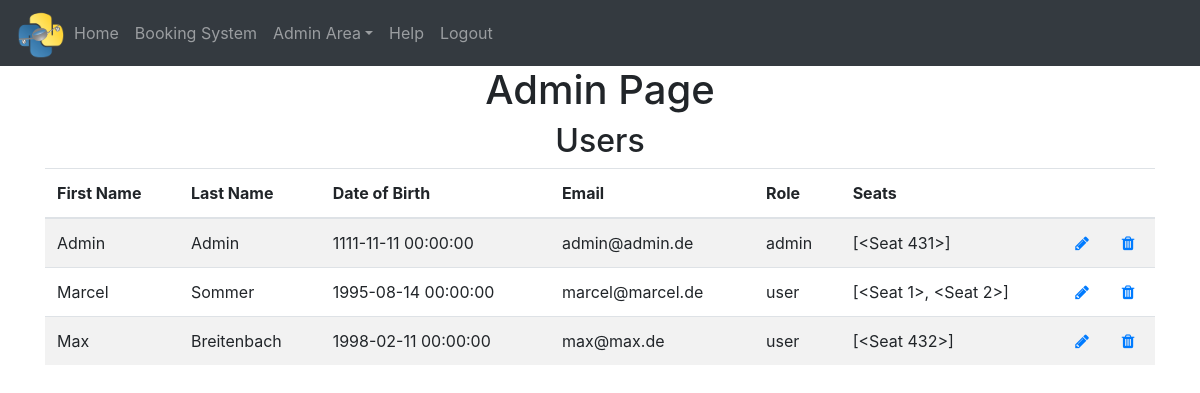
Page /admin-area/user (signed in) on the earlier database version.
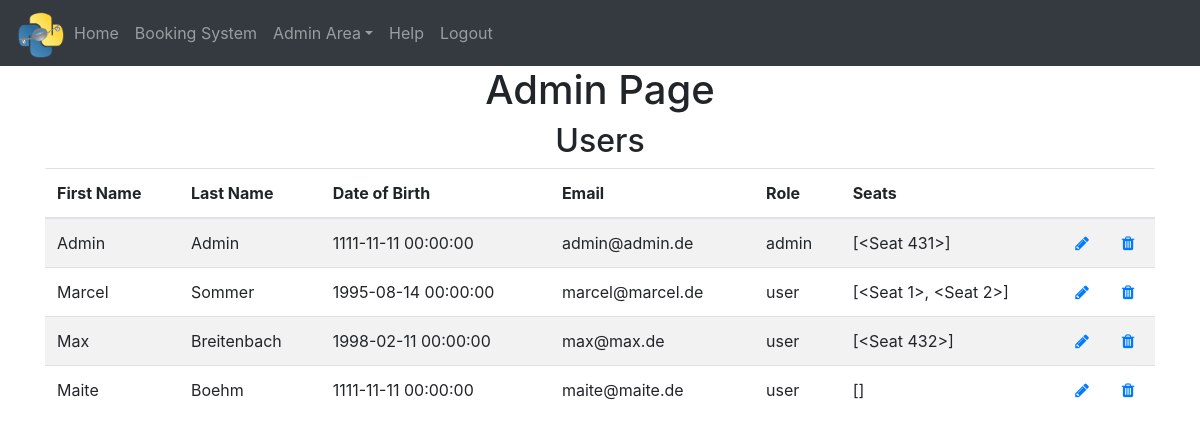
Same page on the later database version.
### website/models.py (models this page shows)
class User(db.Model, UserMixin):
    id = db.Column(db.Integer, primary_key=True)
    email = db.Column(db.String(150), unique=True)
    password = db.Column(db.String(150))
    first_name = db.Column(db.String(150))
    last_name = db.Column(db.String(150))
    birth_date = db.Column(db.DateTime)
    role = db.Column(db.String(10))
    seats = db.relationship('Seat')

### website/admin.py (the view)
@admins.route('/user', methods=['GET', 'POST'])
@login_required
def admin_user():
    admin = admin_user_checker(current_user)
    if admin:
        users = User.query.all()
        return render_template('admin_user.html', user=current_user, users=users)

### website/__init__.py (called while the page is built)
def create_app():
    from .views import views
    from .auth import auth
    from .admin import admins
    from .models import User, Seat
    app = Flask(__name__)
    app.config['SECRET_KEY'] = 'secret'
    app.config['SQLALCHEMY_DATABASE_URI'] = f'sqlite:///{DB_NAME}'
    app.config['FLASK_ADMIN_SWATCH'] = 'cerulean'
    app.register_blueprint(views, url_prefix='/')
    app.register_blueprint(auth, url_prefix='/')
    app.register_blueprint(admins, url_prefix='/admin-area')
    db.init_app(app)
    create_database(app)
    login_manager = LoginManager()
    login_manager.login_view = 'auth.login'
    login_manager.init_app(app)
    @login_manager.user_loader
    def load_user(id):
        return User.query.get(int(id))
    return app

### website/python_scripts.py (called while the page is built)
def admin_user_checker(current_user):
    if current_user.role == 'admin':
        return True
    else:
        flash('You need do be an Admin to access!!', category='error')
        return False

### website/templates/admin_user.html
{% extends "base.html" %} {% block title %}Admin{% endblock %}
{% block content%}
<h1 align="center">Admin Page</h1>
<h2 align="center">Users</h2>
<table class="table table-striped" id="users">
    <thead>
        <tr>
        <th scope="col">First Name</th>
        <th scope="col">Last Name</th>
        <th scope="col">Date of Birth</th>
        <th scope="col">Email</th>
        <th scope="col">Role</th>
        <th scope="col">Seats</th>
        <th scope="col"></th>
        <th scope="col"></th>
        </tr>
    </thead>
    <tbody>
        {% for user in users %}
        <tr>
        <td>{{user.first_name}}</td>
        <td>{{user.last_name}} </td>
        <td>{{user.birth_date}}</td>
        <td>{{user.email}}</td>
        <td>{{user.role}}</td>
        <td>{{user.seats}}</td>
        <td><a class="icon" href="{{url_for('admins.update_user', id=user.id)}}" >
            <span class="fa fa-pencil glyphicon glyphicon-pencil"></span></a></td>
        <td><a class="icon" href="{{url_for('admins.delete_user', id=user.id)}}">
            <span class="fa fa-trash glyphicon glyphicon-trash"></span>
        </a></td>
        </tr>
        {% endfor %}
    </tbody>
</table>
{% endblock %}

### website/templates/base.html (shortened to what this page needs)
<!DOCTYPE html>
<html>
  <head>
    <link
      rel="stylesheet"
      href="https://cdn.jsdelivr.net/npm/bootstrap@4.0.0/dist/css/bootstrap.min.css"
/>
    <link
      rel="stylesheet"
      href="https://stackpath.bootstrapcdn.com/font-awesome/4.7.0/css/font-awesome.min.css"
/>
  </head>
  <body>
    <nav class="navbar navbar-expand-lg navbar-dark bg-dark">
      <img src="{{url_for('static',filename='img/SoaP_Logo1.svg')}}"  width="50" height="50">
      <div class="collapse navbar-collapse" id="navbar">
        <div class="navbar-nav" role="tablist">
          {% if user.is_authenticated %}
          <a class="nav-item nav-link" id="home" href="/">Home</a>
          <a class="nav-item nav-link" id="bookingsystem" href="/bookingsystem">Booking System</a>
            {% if current_user.role == 'admin' %}
            <a class="nav-item dropdown">
              <a class="nav-link dropdown-toggle" data-toggle="dropdown" id="admin-area">Admin Area</a>
            </a>
            {% endif %}
          <a class="nav-item nav-link" id="help" href="/help">Help</a>
          <a class="nav-item nav-link" id="logout" href="/logout">Logout</a>
          {% else %}
          <a class="nav-item nav-link" id="login" href="/login">Login</a>
          <a class="nav-item nav-link" id="signUp" href="/sign-up">Sign Up</a>
          {% endif %}
        </div>
      </div>
    </nav>
    <div class="container">{% block content %} {% endblock %}</div>
  </body>
</html>

Differences in the rows shown:
added User: first_name "Maite", last_name "Boehm", birth_date "1111-11-11 00:00:00", email "maite@maite.de", role "user", seats "[]"
